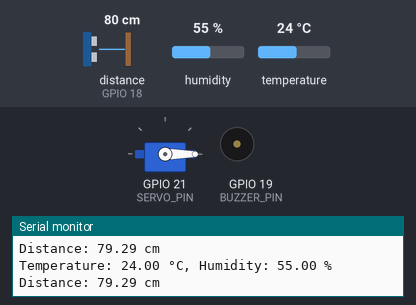
Recording of a sketch running on a simulated ESP32. Parts: servo, buzzer (waves = sounding, pin HIGH), the last lines printed to the serial monitor. Wiring (inferred from the names in the program): ultrasonic range finder: trigger GPIO 5; echo GPIO 18. The inputs (shaded band) are chosen by the test bench; at power-on: distance to the obstacle (sensor on GPIO 18) 80 cm, humidity 55 %, temperature 24 °C. The echo pulse lasts 58.3 µs per cm; pins used as bus, display or sensor lines are not drawn.

Above: at 1.8 s.
1.9 s: distance to the obstacle (sensor on GPIO 18) set to 22 cm
3.4 s: distance to the obstacle (sensor on GPIO 18) set to 18 cm
At 5.0 s:
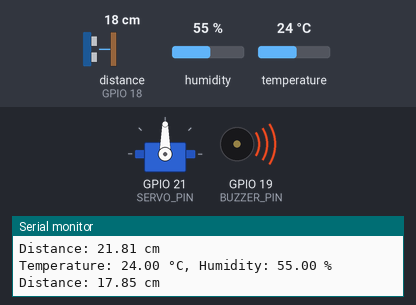
5.5 s: distance to the obstacle (sensor on GPIO 18) set to 35 cm
At 6.9 s:
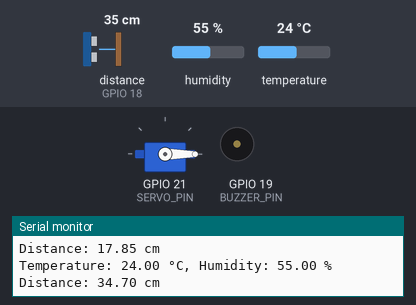
7.5 s: distance to the obstacle (sensor on GPIO 18) set to 2 cm
At 8.8 s:
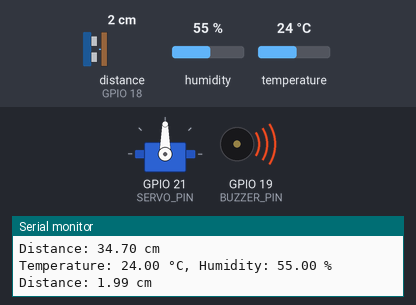
Timing chart, 0 to 10.5 s (numbered marks = the images above; inputs shaded):
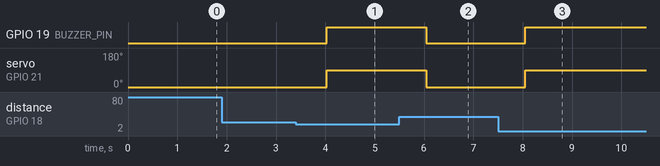

Measured:
- the behaviour switches between 21 and 20 cm on distance to the obstacle (sensor on GPIO 18) (found by bisection; images 0 and 1)
- after the input at 3.4 s, GPIO 19 (BUZZER_PIN): LOW → HIGH after 0.63 s; servo on GPIO 21 (SERVO_PIN): 0° → 90° after 0.63 s
- after the input at 5.5 s, GPIO 19 (BUZZER_PIN): HIGH → LOW after 0.54 s; servo on GPIO 21 (SERVO_PIN): 90° → 0° after 0.54 s
- after the input at 7.5 s, GPIO 19 (BUZZER_PIN): LOW → HIGH after 0.55 s; servo on GPIO 21 (SERVO_PIN): 0° → 90° after 0.55 s

The sketch:

ESP32_IoT.ino
```cpp
#include "ESP32_IoT.h"

void setup() {
  Serial.begin(115200);
  setupSensors();
  Serial.println("Setup selesai!");
}

void loop() {
  bacaDHT();
  bacaUltrasonik();
  kontrolServoDanBuzzer();
  delay(1000);
}
```

ESP32_IoT.cpp
```cpp
#include "ESP32_IoT.h"

DHT dht(DHTPIN, DHTTYPE);
Servo myServo;

long duration;
float distance;

void setupSensors() {
  dht.begin();
  pinMode(TRIG_PIN, OUTPUT);
  pinMode(ECHO_PIN, INPUT);
  pinMode(BUZZER_PIN, OUTPUT);
  myServo.attach(SERVO_PIN);
  myServo.write(0);
}

void bacaDHT() {
  float temperature = dht.readTemperature();
  float humidity = dht.readHumidity();

  if (isnan(temperature) || isnan(humidity)) {
    Serial.println("Gagal membaca data DHT!");
  } else {
    Serial.print("Temperature: ");
    Serial.print(temperature);
    Serial.print(" °C, Humidity: ");
    Serial.print(humidity);
    Serial.println(" %");
  }
}

void bacaUltrasonik() {
  digitalWrite(TRIG_PIN, LOW);
  delayMicroseconds(2);
  digitalWrite(TRIG_PIN, HIGH);
  delayMicroseconds(10);
  digitalWrite(TRIG_PIN, LOW);

  duration = pulseIn(ECHO_PIN, HIGH);
  distance = (duration * 0.034 / 2);

  Serial.print("Distance: ");
  Serial.print(distance);
  Serial.println(" cm");
}

void kontrolServoDanBuzzer() {
  if (distance < 20) {
    myServo.write(90);
    digitalWrite(BUZZER_PIN, HIGH);
  } else {
    myServo.write(0);
    digitalWrite(BUZZER_PIN, LOW);
  }
}
```

ESP32_IoT.h
```cpp
#ifndef C9C8F740_C7AC_4A78_8612_CB12F1F3EDF6
#define C9C8F740_C7AC_4A78_8612_CB12F1F3EDF6

#include <Adafruit_Sensor.h>
#include <DHT.h>
#include <DHT_U.h>
#include <ESP32Servo.h>

#define TRIG_PIN 5
#define ECHO_PIN 18
#define DHTPIN 4
#define DHTTYPE DHT22
#define BUZZER_PIN 19
#define SERVO_PIN 21

extern DHT dht;
extern Servo myServo;

extern long duration;
extern float distance;

void setupSensors();
void bacaDHT();
void bacaUltrasonik();
void kontrolServoDanBuzzer();

#endif /* C9C8F740_C7AC_4A78_8612_CB12F1F3EDF6 */
```
